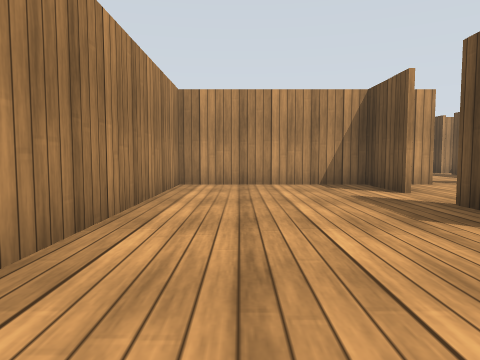
view 1 (above)

24 first-person views from a walk through a world built for the Gazebo simulator. The camera is 0.64 m above the floor, tilts 4° down and sees 70° across. The floor is counted in squares, 1 m on a side. Each view is taken from the middle of a square. On the plan, view 1 faces up. The plan holds only what a view shows up to about 10 squares ahead; the rest is blank. Surface patterns are stand-ins for the level's own textures.

view 2
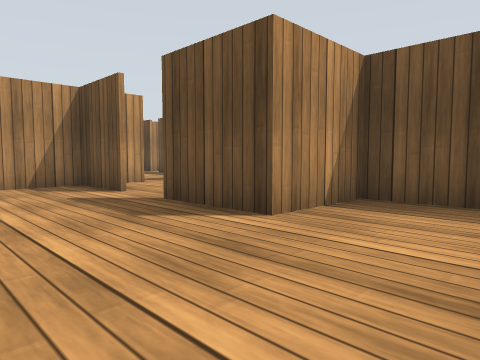

view 3
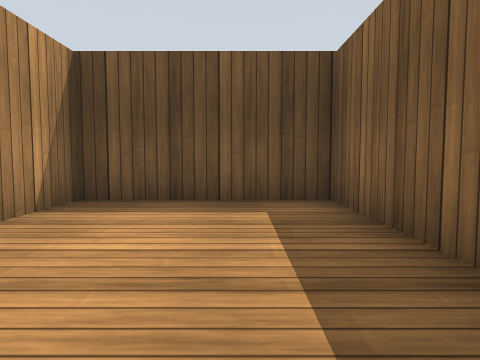

view 4
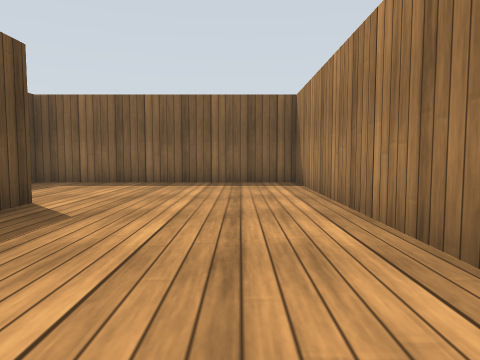

view 5
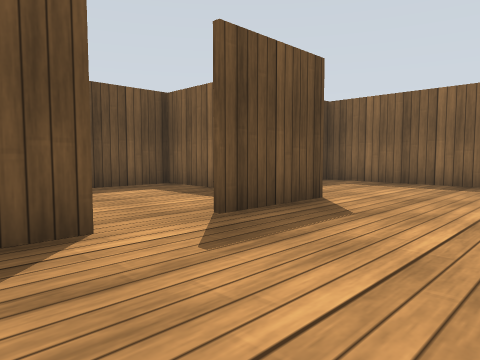

view 6
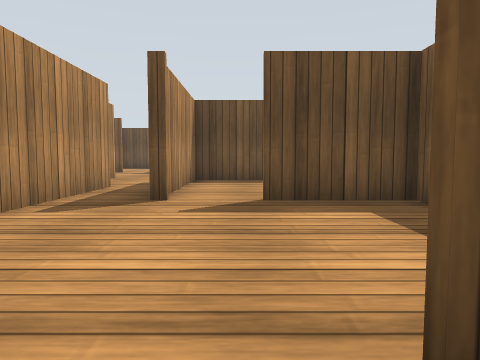

view 7
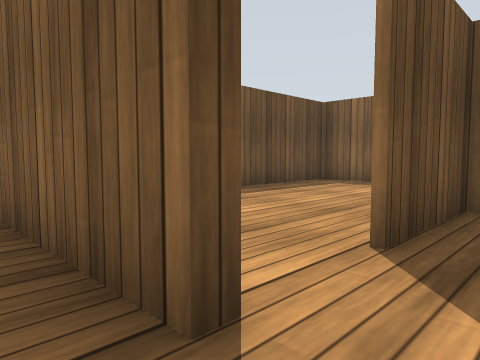

view 8
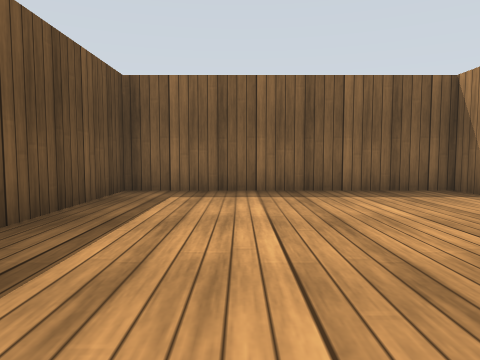

view 9
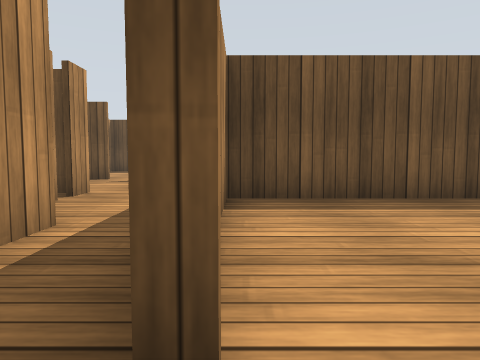

view 10
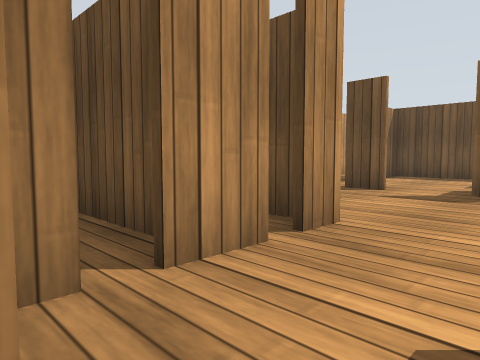

view 11
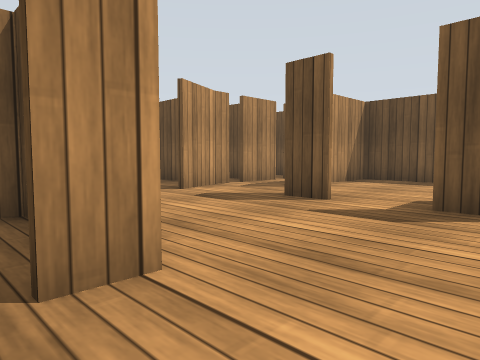

view 12
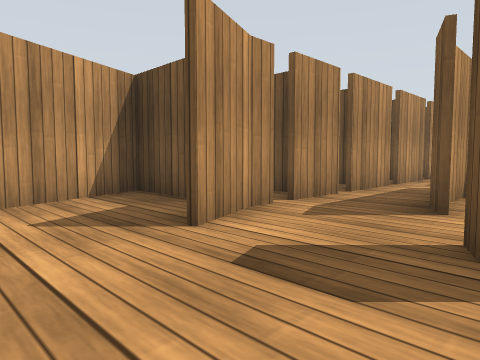

view 13
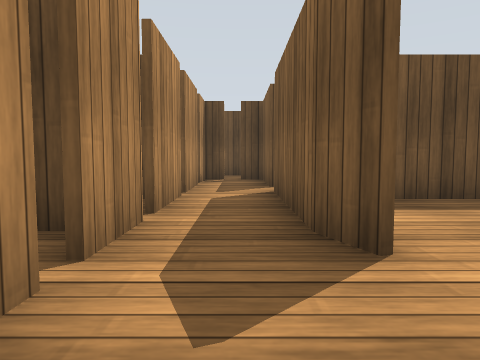

view 14
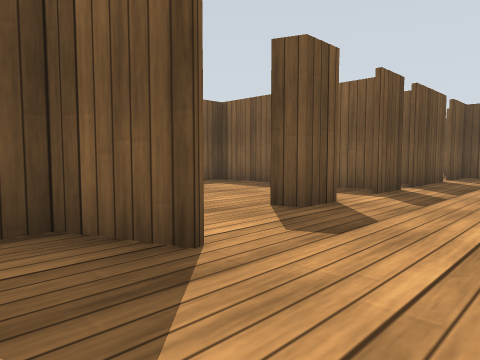

view 15
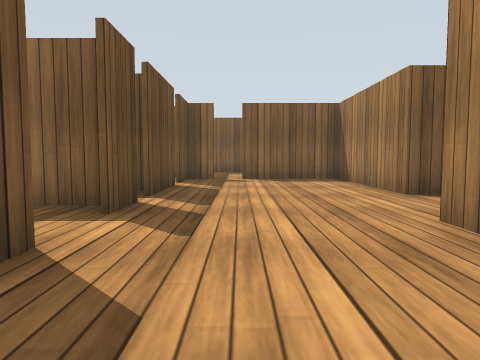

view 16
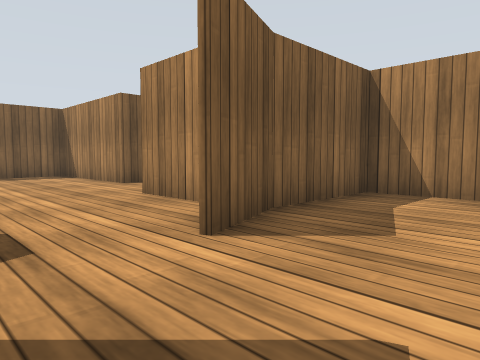

view 17
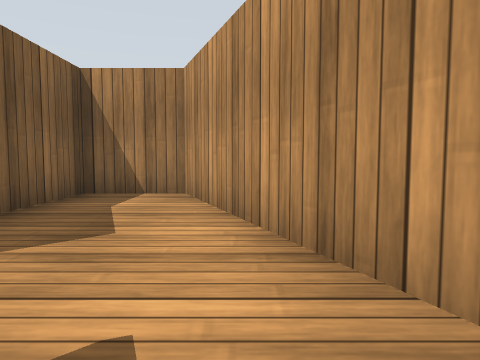

view 18
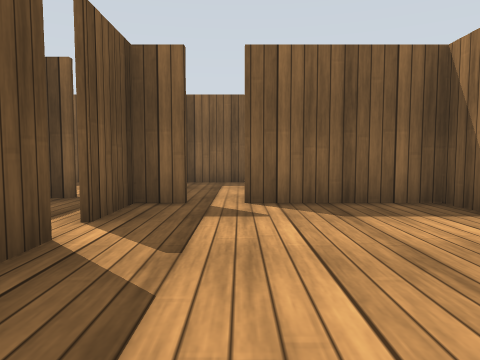

view 19
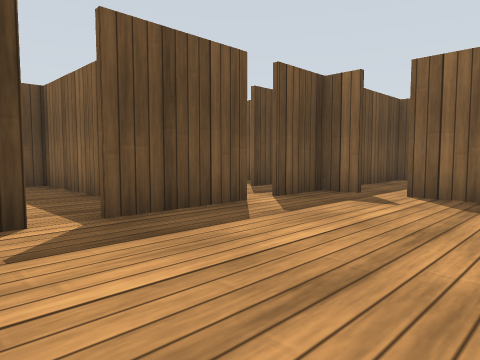

view 20
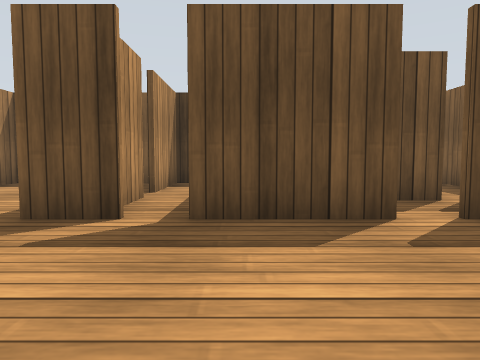

view 21
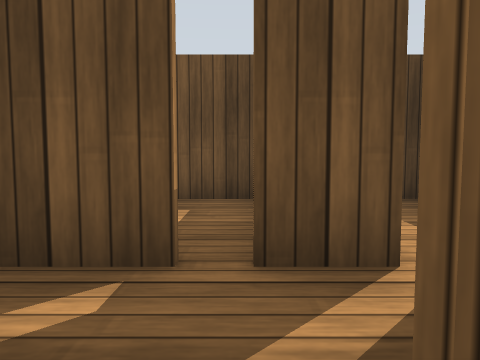

view 22
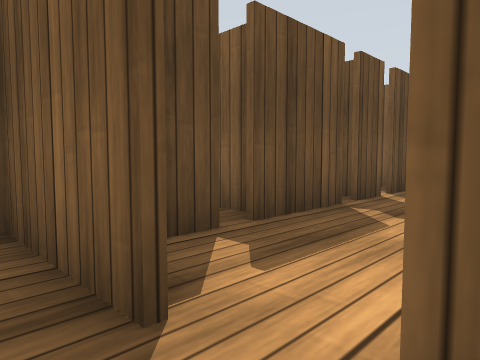

view 23
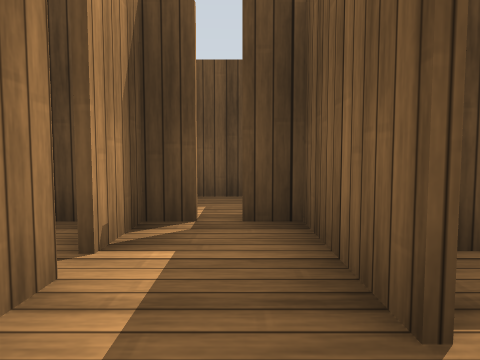

view 24
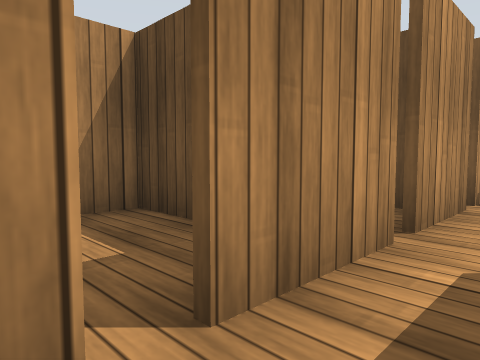

### Floor plan
Ten units are one square. View 1 is at (0, 0); x grows to the right and y downward. Boxes are objects, and circles mark ways between rooms. Rooms are numbered by the first view taken in them; rooms with no view inside come last. Other rooms are left out.
<svg viewBox="-19 -164 288 183">
<path fill="none" stroke="#000" d="M28 -58 28 -77 -14 -77 -14 14 51 14M49 14 49 -23 28 -23 28 -45M69 -63 95 -63M53 -23 69 -23 69 -48M44 -77 38 -77M93 -77 58 -77M51 14 111 14 111 -62 69 -62M158 -76 168 -76M154 -71 154 -82M170 -111 179 -114 213 -114M120 -102 120 -86 114 -86M183 -76 201 -76M110 -86 100 -86M166 -130 161 -130 149 -124M154 -44 154 -66M184 -130 170 -130M95 -63 112 -63 112 -23 140 -23M146 -23 155 -23M206 -130 188 -130M154 -21 154 -38M201 -38 201 -113 183 -113M220 -114 243 -114 243 -120M229 -130 210 -130M243 -124 243 -130 231 -130M264 -119 264 -128M148 -125 161 -131 161 -159 91 -131 91 -114 119 -114 133 -119M169 -42 169 -55M169 -30 169 -40M201 -134 201 -159"/>
<circle cx="30" cy="-50" r="3" fill="#2a7"/>
<circle cx="70" cy="-50" r="3" fill="#2a7"/>
<circle cx="100" cy="-70" r="3" fill="#2a7"/>
<circle cx="140" cy="-120" r="3" fill="#2a7"/>
<circle cx="150" cy="-40" r="3" fill="#2a7"/>
<circle cx="190" cy="-130" r="3" fill="#2a7"/>
<text x="10" y="-30">1</text>
<text x="60" y="-50">2</text>
<text x="90" y="-20">3</text>
<text x="150" y="-90">4</text>
<text x="130" y="-130">5</text>
<text x="160" y="-40">6</text>
<text x="190" y="-150">7</text>
</svg>
Room 1 opens to room 2. Room 2 opens to room 3. Room 2 opens to room 4. Room 4 opens to room 5. Room 4 opens to room 6. Room 4 opens to room 7.

Where each view was taken, in squares from view 1:
view 1: 0 up, 0 right, facing up
view 2: 0 up, 0 right, facing up-right
view 3: 0 up, 0 right, facing right
view 4: 7 up, 0 right, facing down
view 5: 7 up, 0 right, facing down-right
view 6: 5 up, 2 right, facing right
view 7: 7 up, 6 right, facing down-right
view 8: 5 up, 9 right, facing down
view 9: 6 up, 6 right, facing right
view 10: 7 up, 9 right, facing up-right
view 11: 7 up, 11 right, facing up-right
view 12: 10 up, 13 right, facing up-right
view 13: 12 up, 15 right, facing right
view 14: 14 up, 13 right, facing down-right
view 15: 12 up, 14 right, facing down
view 16: 14 up, 15 right, facing down-left
view 17: 14 up, 15 right, facing left
view 18: 7 up, 14 right, facing down
view 19: 8 up, 12 right, facing down-right
view 20: 6 up, 12 right, facing right
view 21: 4 up, 15 right, facing right
view 22: 12 up, 21 right, facing down-right
view 23: 12 up, 21 right, facing right
view 24: 12 up, 18 right, facing up-right
